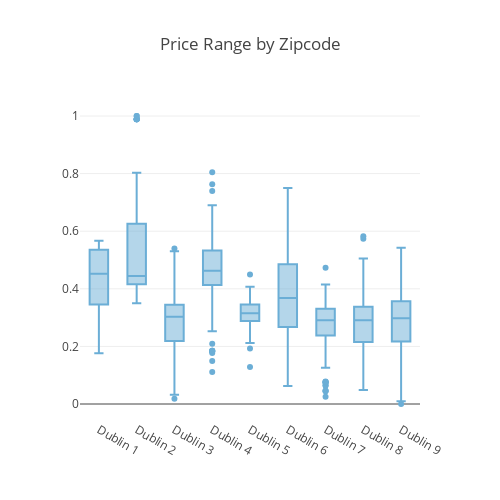

The code cell stored with this chart in its notebook:
### Code cell
layout = go.Layout(
    title = 'Price Range by Zipcode',
    autosize=False,
    width=500,
    height=500,
    showlegend=False)
traces = []

# zipcode subset
zipcodes = (['Dublin 1', 'Dublin 2', 'Dublin 3', 'Dublin 4', 
            'Dublin 5', 'Dublin 6', 'Dublin 7', 'Dublin 8', 
            'Dublin 9'])
df = df[df.county.isin(zipcodes)]

for z in sorted(df.county.unique().tolist()):
    df_aux = df[df.county==z]
    y = df_aux.rent
    traces.append(go.Box(y=y,
                         name=z,
                         boxpoints = 'outliers',
                         marker = dict(color = 'rgb(107,174,214)'),
                         line = dict(color = 'rgb(107,174,214)')
                        ))
                  
data = traces
fig = go.Figure(data=data,layout=layout)
offline.iplot(fig)
